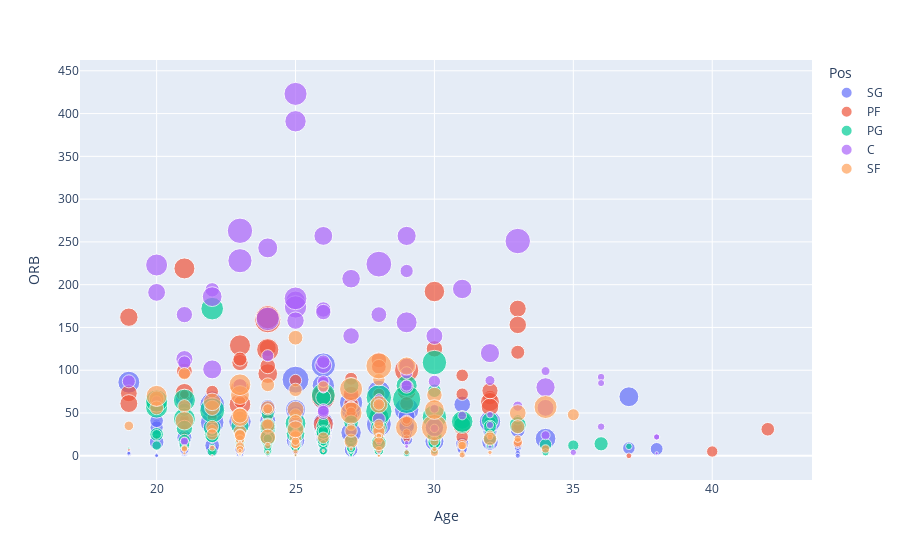

Notebook code cell kept with this figure:
### Markdown cell above
### Analysis the performance with the Age and Position
We check if the players become less offensive or defensive as they grow old.

### Code cell
# Taking only those players whose positon was fixed. 
df_drop_multipos=df[df['Pos'].isin(['SG','PF','PG','C','SF'])]
# scatter ploting for the remaining data
fig = px.scatter(df_drop_multipos, x="Age", y="ORB", color="Pos", size='FG',hover_data=['DRB'])
fig.show()

### Figure 1 — Plotly figure (JSON) as saved in the notebook; plotly's stock layout.template omitted (floating-point values rounded to 4 significant figures; data arrays with more than 128 entries replaced by an {"elided": "..."} marker saying what was removed)
{"data": [{"customdata": {"elided": "165x1 int values"}, "hovertemplate": "Pos=SG<br>Age=%{x}<br>ORB=%{y}<br>FG=%{marker.size}<br>DRB=%{customdata[0]}<extra></extra>", "legendgroup": "SG", "marker": {"color": "#636efa", "size": {"elided": "165 int values"}, "sizemode": "area", "sizeref": 2.107, "symbol": "circle"}, "mode": "markers", "name": "SG", "orientation": "v", "showlegend": true, "type": "scatter", "x": {"elided": "165 int values"}, "xaxis": "x", "y": {"elided": "165 int values"}, "yaxis": "y"}, {"customdata": {"elided": "133x1 int values"}, "hovertemplate": "Pos=PF<br>Age=%{x}<br>ORB=%{y}<br>FG=%{marker.size}<br>DRB=%{customdata[0]}<extra></extra>", "legendgroup": "PF", "marker": {"color": "#EF553B", "size": {"elided": "133 int values"}, "sizemode": "area", "sizeref": 2.107, "symbol": "circle"}, "mode": "markers", "name": "PF", "orientation": "v", "showlegend": true, "type": "scatter", "x": {"elided": "133 int values"}, "xaxis": "x", "y": {"elided": "133 int values"}, "yaxis": "y"}, {"customdata": [[49], [192], [162], [13], [197], [82], [51], [312], [280], [16], [69], [26], [144], [71], [47], [24], [49], [52], [44], [5], [52], [51], [10], [41], [47], [196], [199], [135], [324], [71], [10], [61], [140], [91], [168], [52], [30], [96], [261], [127], [105], [22], [175], [2], [53], [79], [452], [100], [14], [11], [3], [109], [15], [94], [62], [264], [1], [109], [171], [139], [102], [37], [111], [240], [49], [8], [41], [23], [303], [157], [103], [54], [75], [271], [8], [0], [86], [84], [2], [37], [146], [109], [158], [159], [163], [252], [82], [56], [75], [86], [69], [229], [59], [43], [16], [171], [46], [209], [107], [275], [210], [262], [197], [246], [179], [525], [123], [79], [44], [122], [15], [90], [13], [291], [146], [309], [101], [81], [38], [698], [212], [198], [86], [112], [237]], "hovertemplate": "Pos=PG<br>Age=%{x}<br>ORB=%{y}<br>FG=%{marker.size}<br>DRB=%{customdata[0]}<extra></extra>", "legendgroup": "PG", "marker": {"color": "#00cc96", "size": [38, 187, 318, 10, 185, 161, 82, 194, 470, 5, 55, 23, 264, 236, 148, 88, 45, 64, 51, 11, 56, 46, 25, 21, 77, 308, 490, 204, 632, 98, 6, 92, 366, 179, 215, 101, 55, 153, 505, 116, 88, 28, 341, 6, 74, 92, 843, 132, 16, 12, 3, 170, 55, 115, 105, 604, 8, 194, 441, 217, 171, 46, 185, 226, 99, 11, 88, 38, 681, 238, 180, 58, 109, 304, 8, 4, 163, 161, 2, 71, 220, 100, 282, 346, 330, 513, 169, 74, 95, 114, 213, 302, 96, 69, 27, 179, 91, 175, 363, 258, 295, 659, 257, 457, 519, 540, 278, 157, 121, 205, 22, 176, 17, 204, 246, 731, 245, 92, 50, 630, 260, 242, 127, 115, 525], "sizemode": "area", "sizeref": 2.107, "symbol": "circle"}, "mode": "markers", "name": "PG", "orientation": "v", "showlegend": true, "type": "scatter", "x": [22, 24, 31, 22, 21, 34, 30, 30, 29, 19, 22, 28, 22, 26, 26, 26, 37, 27, 27, 27, 23, 27, 27, 27, 24, 31, 31, 25, 30, 28, 28, 28, 25, 32, 24, 23, 34, 25, 21, 28, 28, 28, 20, 23, 23, 26, 29, 35, 24, 24, 24, 32, 32, 32, 22, 26, 24, 20, 28, 26, 26, 26, 22, 27, 27, 27, 27, 26, 28, 30, 30, 30, 33, 32, 25, 28, 28, 28, 28, 24, 26, 20, 30, 23, 22, 21, 27, 26, 20, 21, 36, 33, 24, 24, 24, 24, 25, 32, 30, 24, 28, 22, 27, 25, 20, 22, 21, 21, 21, 30, 23, 30, 31, 30, 24, 28, 28, 24, 29, 30, 24, 26, 26, 26, 20], "xaxis": "x", "y": [11, 27, 41, 2, 54, 13, 11, 76, 82, 9, 5, 5, 25, 28, 15, 13, 11, 6, 5, 0, 14, 19, 3, 16, 20, 36, 40, 22, 45, 6, 0, 6, 26, 20, 19, 16, 4, 13, 43, 41, 32, 9, 57, 1, 10, 19, 66, 12, 6, 4, 2, 39, 12, 27, 5, 71, 2, 25, 45, 34, 19, 15, 23, 39, 10, 1, 9, 4, 68, 22, 16, 6, 42, 41, 1, 0, 18, 18, 0, 6, 28, 25, 24, 35, 33, 65, 18, 6, 12, 12, 14, 36, 13, 10, 3, 49, 10, 34, 33, 32, 33, 53, 82, 38, 57, 172, 32, 18, 14, 23, 9, 16, 3, 37, 21, 52, 15, 20, 3, 109, 35, 68, 39, 29, 64], "yaxis": "y"}, {"customdata": [[369], [432], [493], [481], [506], [169], [152], [129], [111], [341], [220], [497], [215], [183], [215], [204], [498], [26], [478], [375], [230], [809], [711], [153], [29], [124], [353], [139], [48], [547], [399], [148], [115], [105], [10], [351], [24], [55], [194], [89], [338], [445], [100], [637], [124], [402], [290], [112], [266], [184], [223], [363], [146], [80], [79], [178], [97], [81], [371], [95], [105], [96], [9], [384], [180], [505], [90], [196], [166], [4], [359], [271], [504], [26], [2], [138], [691], [430], [313], [162], [151], [736], [68], [4], [560], [51], [223], [13]], "hovertemplate": "Pos=C<br>Age=%{x}<br>ORB=%{y}<br>FG=%{marker.size}<br>DRB=%{customdata[0]}<extra></extra>", "legendgroup": "C", "marker": {"color": "#ab63fa", "size": [481, 280, 684, 335, 509, 117, 105, 99, 91, 309, 180, 412, 61, 53, 189, 178, 530, 15, 186, 259, 189, 561, 580, 156, 25, 131, 363, 95, 43, 390, 303, 87, 42, 41, 1, 546, 11, 31, 153, 60, 387, 464, 79, 616, 138, 375, 251, 124, 320, 132, 217, 355, 304, 47, 59, 160, 85, 75, 400, 55, 92, 74, 15, 249, 110, 420, 69, 212, 85, 2, 262, 290, 413, 15, 2, 146, 681, 380, 301, 149, 152, 701, 71, 7, 388, 65, 190, 16], "sizemode": "area", "sizeref": 2.107, "symbol": "circle"}, "mode": "markers", "name": "C", "orientation": "v", "showlegend": true, "type": "scatter", "x": [25, 21, 33, 20, 20, 20, 32, 24, 26, 21, 19, 25, 36, 36, 21, 28, 25, 22, 29, 29, 29, 25, 24, 29, 29, 29, 27, 26, 35, 34, 34, 34, 38, 38, 38, 25, 38, 28, 24, 36, 32, 29, 31, 23, 25, 26, 26, 26, 25, 26, 22, 30, 30, 32, 21, 30, 30, 30, 31, 32, 28, 28, 28, 26, 33, 24, 28, 23, 34, 21, 28, 27, 22, 32, 32, 26, 23, 22, 26, 26, 26, 28, 21, 22, 29, 23, 26, 29], "xaxis": "x", "y": [391, 165, 251, 191, 223, 64, 88, 55, 79, 113, 87, 181, 92, 85, 109, 43, 174, 10, 216, 105, 81, 423, 160, 97, 15, 82, 207, 79, 4, 80, 56, 24, 22, 22, 0, 184, 3, 16, 117, 34, 120, 156, 47, 228, 39, 257, 171, 86, 158, 49, 194, 33, 140, 48, 17, 87, 55, 32, 195, 36, 67, 60, 4, 168, 58, 243, 29, 82, 99, 2, 165, 140, 186, 11, 2, 87, 263, 101, 106, 54, 52, 224, 17, 0, 257, 48, 110, 11], "yaxis": "y"}, {"customdata": [[16], [60], [203], [139], [321], [129], [192], [133], [167], [67], [319], [72], [300], [50], [13], [37], [208], [256], [22], [110], [185], [98], [43], [22], [165], [60], [105], [174], [6], [5], [324], [53], [464], [122], [80], [42], [251], [363], [523], [192], [211], [5], [99], [227], [115], [154], [204], [226], [147], [168], [121], [47], [408], [6], [6], [183], [150], [33], [60], [44], [16], [144], [23], [33], [190], [161], [361], [116], [86], [14], [72], [82], [92], [166], [411], [82], [56], [26], [114], [4], [27], [26], [102], [5], [4], [263], [312], [254], [105], [149], [66], [38], [260], [191], [69], [14], [54], [27], [115], [22], [128], [407], [177], [143], [33], [27], [269], [164], [47], [292]], "hovertemplate": "Pos=SF<br>Age=%{x}<br>ORB=%{y}<br>FG=%{marker.size}<br>DRB=%{customdata[0]}<extra></extra>", "legendgroup": "SF", "marker": {"color": "#FFA15A", "size": [11, 64, 150, 183, 294, 86, 208, 141, 185, 60, 253, 47, 522, 53, 20, 33, 242, 237, 49, 97, 344, 86, 23, 13, 156, 50, 106, 160, 8, 5, 318, 59, 721, 138, 104, 34, 228, 409, 707, 189, 191, 4, 68, 200, 118, 96, 151, 362, 113, 217, 125, 92, 558, 9, 8, 171, 133, 38, 45, 35, 10, 160, 26, 12, 202, 216, 560, 207, 82, 13, 69, 194, 207, 134, 506, 112, 70, 42, 189, 11, 46, 44, 91, 12, 9, 163, 360, 375, 132, 243, 68, 29, 299, 202, 97, 19, 74, 29, 71, 29, 163, 466, 262, 297, 16, 15, 498, 107, 44, 324], "sizemode": "area", "sizeref": 2.107, "symbol": "circle"}, "mode": "markers", "name": "SF", "orientation": "v", "showlegend": true, "type": "scatter", "x": [21, 25, 25, 21, 33, 33, 33, 26, 28, 23, 30, 25, 29, 32, 32, 32, 22, 20, 23, 19, 29, 30, 31, 23, 28, 28, 28, 28, 26, 26, 28, 33, 30, 28, 28, 28, 25, 30, 28, 25, 23, 22, 27, 24, 25, 22, 35, 21, 24, 23, 23, 23, 34, 23, 23, 22, 22, 22, 31, 31, 31, 21, 25, 23, 20, 24, 27, 24, 23, 23, 23, 32, 27, 26, 27, 31, 31, 31, 28, 25, 21, 21, 25, 28, 28, 25, 23, 23, 23, 23, 30, 30, 25, 25, 25, 23, 25, 25, 34, 29, 27, 20, 24, 25, 27, 24, 23, 24, 24, 22], "xaxis": "x", "y": [3, 24, 48, 58, 50, 16, 34, 21, 32, 16, 71, 26, 33, 26, 4, 22, 56, 67, 9, 35, 105, 17, 4, 8, 28, 7, 21, 89, 6, 5, 60, 20, 33, 60, 37, 23, 138, 54, 105, 77, 28, 0, 34, 83, 25, 31, 48, 41, 37, 44, 25, 19, 57, 2, 2, 34, 25, 9, 12, 10, 2, 96, 11, 16, 56, 56, 78, 35, 11, 4, 7, 20, 17, 81, 50, 13, 12, 1, 14, 1, 9, 8, 14, 0, 0, 22, 45, 71, 24, 47, 4, 8, 54, 40, 14, 6, 17, 5, 8, 4, 29, 70, 22, 31, 8, 4, 83, 55, 12, 63], "yaxis": "y"}], "layout": {"legend": {"itemsizing": "constant", "title": {"text": "Pos"}, "tracegroupgap": 0}, "margin": {"t": 60}, "xaxis": {"anchor": "y", "domain": [0, 1], "title": {"text": "Age"}}, "yaxis": {"anchor": "x", "domain": [0, 1], "title": {"text": "ORB"}}}}
